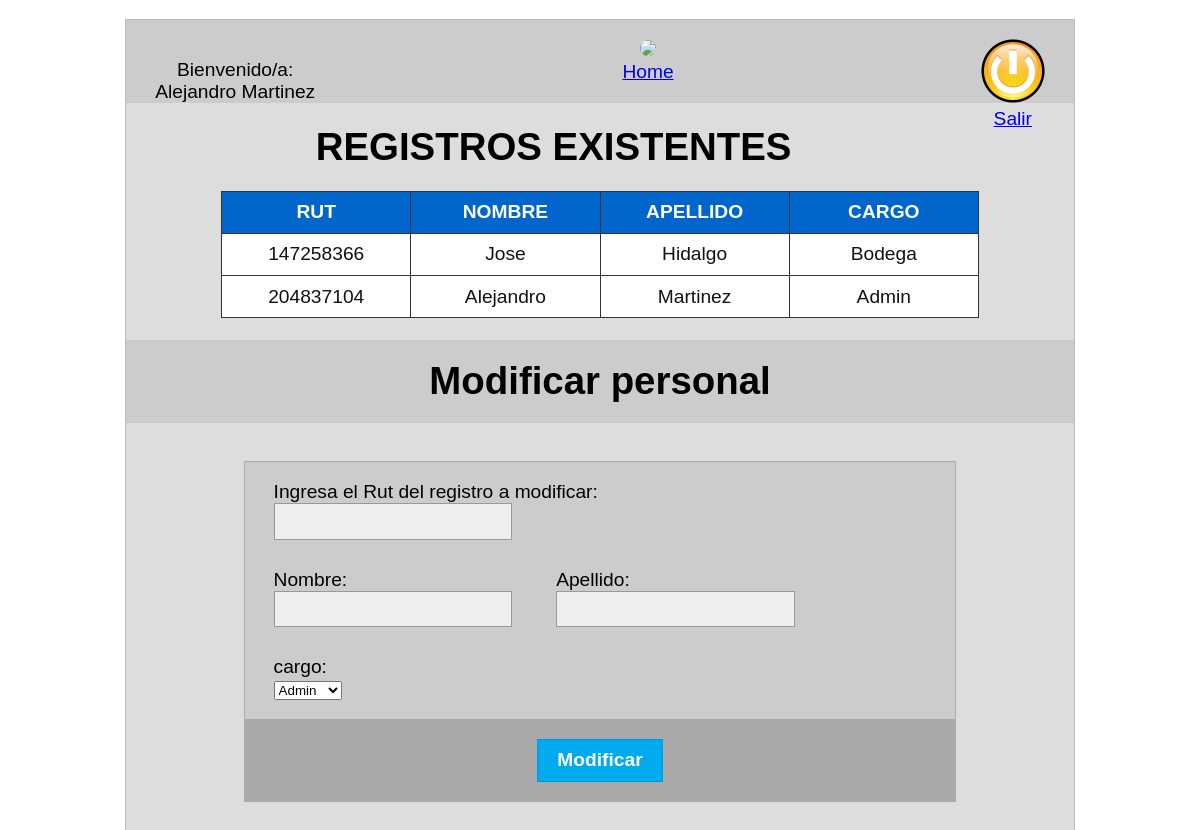
The app's page /mod_personal.php (signed in) with its own data.
### tables this page shows
CREATE TABLE `personal` (
  `rut` varchar(50) NOT NULL,
  `nombre` varchar(50) NOT NULL,
  `apellido` varchar(50) NOT NULL,
  `cargo` varchar(50) NOT NULL,
  `contrasena` varchar(50) NOT NULL
);

### conexion.php (called while the page is built, shortened)
<?php
class PDOConnect
{
	private function checkConn($dbhost="localhost", $dbname="gestion_bodega", $dbuser="root", $dbpass="")
	{
		try{
			$this->dbPDO = new PDO('mysql:host='.$dbhost.';dbname='.$dbname, $dbuser, $dbpass);
		}catch(PDOException $e){
			print "Error!: ".$e->getMessage()."<br>";
			die();
		}
	}
}
?>

### mod_personal.php (the view, shortened to what this page needs)
<!DOCTYPE html>
<html>
<head>
	<link type="text/css" href="estilo.css" rel="stylesheet">
</head>
<body>
	<div class="contenedor">
		<div class= "encabezado">
			<div class="izq">
				<p>Bienvenido/a:<br><?php echo $_SESSION['fullname']; ?></p>
			</div>
			<div class="centro">
				<a href=principalAdmin.php><center><img src='imagenes/home.png'><br>Home<center></a>
			</div>
			<div class="derecha">
				<a href="salir.php?sal=si"><img src="imagenes/cerrar.png"><br>Salir</a>
			</div>
		</div>
		<br><h1 align='center'>REGISTROS EXISTENTES</h1><br>
		<?php
		$dbPDOClass = new PDOConnect();
		$stmt = $dbPDOClass->dbPDO->prepare("SELECT * FROM personal");
		$stmt->execute();
		$dbresult = $stmt->fetchAll();
		echo "<table  width='80%' align='center'><tr>";
		echo "<th width='20%'>RUT</th>";
		echo "<th width='20%'>NOMBRE</th>";
		echo "<th width='20%'>APELLIDO</th>";
		echo "<th width='20%'>CARGO</th>";
		echo  "</tr>";
		foreach ($dbresult as $result){
			echo "<tr>";
			echo '<td width=20%>'.$result['rut'].'</td>';
			echo '<td width=20%>'.$result['nombre'].'</td>';
			echo '<td width=20%>'. $result['apellido'].'</td>';
			echo '<td width=20%>'.$result['cargo'].'</td>';
			echo "</tr>";
		}
		echo "</table></br>";
		?>
		<div class="encabezado">
			<h1>Modificar personal</h1>
		</div>
		<div class="formulario">
			<form ="registro" method="post" action="" enctype="application/x-www-form-urlencoded">
				<div class="campo">
					<label name="Seleccionar">Ingresa el Rut del registro a modificar:</label>
					<input name='seleccionar' type="text" required>
				</div>
				<div class="campo">
					<div class="en-linea izquierdo">
						<label for="nombre">Nombre:</label>
						<input type="text" name="nombre" required/>
					</div>
					<div class="en-linea">
						<label for="apellido">Apellido:</label>
						<input type="text" name="apellido" required/>
					</div>
				</div>
				<div class="campo">
					<label for="cargo">cargo:</label>
					<select name="cargo" required/>
					<option>Admin</option>
			</div>
			<div class="botones">
				<input type="submit" name="modificar" value="Modificar"/>
			</div>
		</form>
	</div>
</div>
</body>
</html>

### estilo.css (style rules this page uses)
body { font-family: Verdana, Sans-serif; font-size: 1.2em; }
.contenedor { background-color: #DDDDDD; border: 1px solid #BBBBBB; margin: 1em auto; width: 80%; }
h1 { margin: 0; padding: 0; }
p { margin: 1em 0 0; }
.encabezado { background-color: #CCCCCC; margin: 0; padding: 1em 1.5em; text-align: center; }
.encabezado .derecha { float: right; }
.encabezado .centro { display: inline-block; }
.encabezado .izq { float: left; }
.formulario { background-color: #CCCCCC; border: 1px solid #AAAAAA; margin: 2em auto; width: 75%; }
.campo { margin: 0.5em 1.5em; padding: 0.5em 0; }
.campo label { display: block; }
.campo .en-linea { display: inline-block; }
.campo .en-linea.izquierdo { margin-right: 2em; }
.botones { text-align: center; }
.formulario .botones { background-color: #AAAAAA; margin: 0; padding: 1em 1.5em; }
button, input[type=submit] { background-color: #00AAEE; border: 1px solid #0099DD; color: #FFFFFF; font-size: 1em; font-weight: bold; padding: 0.5em 1em; }
input[type=text], input[type=email], input[type=password], input[type=number], input[type=date] { background-color: #EEEEEE; border: 1px solid #999999; color: #111111; font-size: 0.9em; padding: 0.4em; }
table { text-align: center; }
table th { background-color: #0066CC; color: #FFFFFF; padding: 0.5em 1em; width: 19%; }
table td { background-color: #FFFFFF; color: #111111; padding: 0.5em 1em; }
table, tr, th, td { border: 1px solid #333333; border-collapse: collapse; }
img { border:1px; border-radius:15px; }

### records on screen
personal: rut "147258366", nombre "Jose", apellido "Hidalgo", cargo "Bodega"
personal: rut "204837104", nombre "Alejandro", apellido "Martinez", cargo "Admin"

### other values on screen
$_SESSION['fullname'] "Alejandro Martinez"
